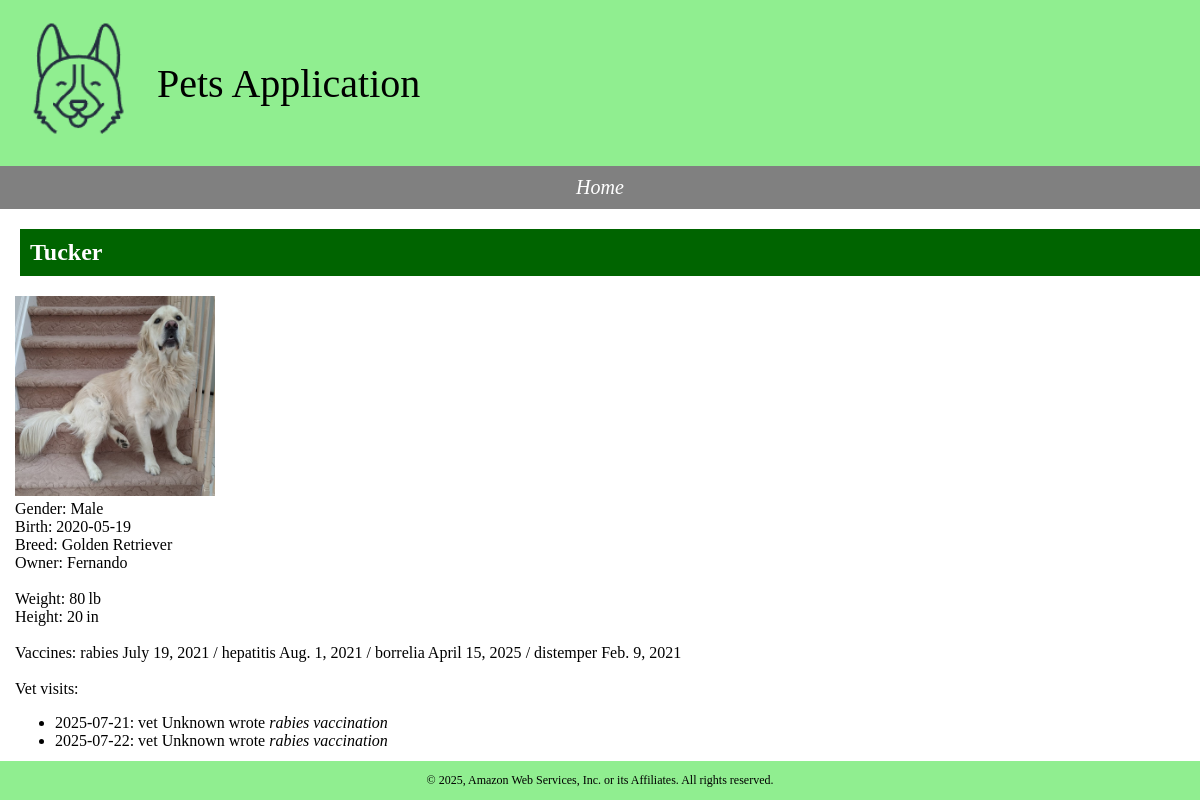
The page /visit/1/ on the database its author committed.
### pets_app/models.py (models this page shows, shortened)
class Pet(models.Model):
    name = models.CharField(max_length=100)
    gender = models.CharField(max_length=6, choices=Gender.choices, default=Gender.FEMALE)
    birth = models.DateField(default=None, null=True, blank=True)
    owner = models.CharField(max_length=100)
    weight = models.DecimalField(max_digits=8, decimal_places=2, null=True)
    height = models.DecimalField(max_digits=8, decimal_places=2, null=True)
    card = models.OneToOneField(VaccinationCard, on_delete=models.CASCADE, null=True, blank=True)
    breed = models.ManyToManyField(Breed, blank=True)
    picture = models.ImageField(max_length=255, null=True)

class Breed(models.Model):
    name = models.CharField(max_length=100)
    weight = models.DecimalField(max_digits=8, decimal_places=2, null=True)
    height = models.DecimalField(max_digits=8, decimal_places=2, null=True)

class VaccinationCard(models.Model):
    rabies = models.DateField(default=datetime.today().strftime('%Y-%m-%d'), null=False, blank=False)
    hepatitis = models.DateField(null=True, blank=True)
    borrelia = models.DateField(null=True, blank=True)
    distemper = models.DateField(null=True, blank=True)

class VetVisit(models.Model):
    pet = models.ForeignKey(Pet, on_delete=models.CASCADE)
    vet = models.CharField(max_length=100)
    date = models.DateField(default=datetime.today().strftime('%Y-%m-%d'))
    notes = models.TextField(null=True, blank=True)
    @property
    def is_today(self):
        return self.date == datetime.today().date()

### pets_app/views.py (the view)
# urls.py: path("visit/<int:pet_id>/", views.visit, name="visit_today"),
def visit(request, pet_id):
    pet = get_object_or_404(Pet, pk=pet_id)
    card, _ = VaccinationCard.objects.get_or_create(pet=pet)
    last_visit = pet.vetvisit_set.last()
    if last_visit is None or not last_visit.is_today:
        vet_name = last_visit.vet if last_visit else "Unknown"
        VetVisit.objects.create(pet=pet, vet=vet_name, notes="rabies vaccination")
        if card.rabies is None:
            card.rabies = date.today()
            card.save(update_fields=["rabies"])
    return render(request, "pets_app/pet.html", {"pet": pet})

### pets_app/templates/pets_app/pet.html (shortened to what this page needs)
{% extends "pets_app/base.html" %}
{% block content %}
<div class="pet">
  <h2>{{ pet.name }}</h2>
  <img src="{{ pet.picture.url }}" width="200"><br>
  Gender: {{ pet.get_gender_display }}<br>
  Birth: {{ pet.birth|date:"Y‑m‑d" }}<br>
  Breed:
    {% for b in pet.breed.all %}
        {{ b.name }}{% if not forloop.last %}, {% endif %}
    {% endfor %}<br>
  Owner: {{ pet.owner|title }}<br><br>
  Weight: {{ pet.weight|floatformat }} lb<br>
  Height: {{ pet.height|floatformat }} in<br><br>
  {% if pet.card %}
      Vaccines:
      rabies {{ pet.card.rabies|default:"n/a" }} /
      hepatitis {{ pet.card.hepatitis|default:"never" }} /
      borrelia {{ pet.card.borrelia|default:"never" }} /
      distemper {{ pet.card.distemper|default:"never" }}
  {% else %}
      No vaccination record
  {% endif %}
  <br><br>
  Vet visits:
  <ul>
    {% for vv in pet.vetvisit_set.all %}
      <li>{{ vv.date|date:"Y‑m‑d" }}: vet {{ vv.vet|title }}
          {% if vv.notes %}wrote <i>{{ vv.notes }}</i>{% endif %}
      </li>
    {% empty %}
      <li>— none yet —</li>
    {% endfor %}
  </ul>
  <a class="btn btn-info pull-right"
     href="{% url 'visit_today' pet.id %}">
  </a><br><br>
</div>
{% endblock %}

### static/css/main.css (style rules this page uses)
body { margin: 0; }
h2 { background-color: darkgreen; color: white; padding-left: 10px; padding-top: 10px; padding-bottom: 10px; margin-left: 5px; margin-right: 5px; font-family: Copperplate; }
.pet { float: left; width: 100%; padding-left: 15px; padding-right:15px; }

### rows shown on the page
Pet: name "Tucker", picture (picture), gender "Male", birth "2020‑05‑19", owner "Fernando", weight "80", height "20", card.rabies "July 19, 2021", card.hepatitis "Aug. 1, 2021", card.borrelia "April 15, 2025", card.distemper "Feb. 9, 2021"
Breed: name "Golden Retriever"
VetVisit: date "2025‑07‑21", vet "Unknown", notes "rabies vaccination"
